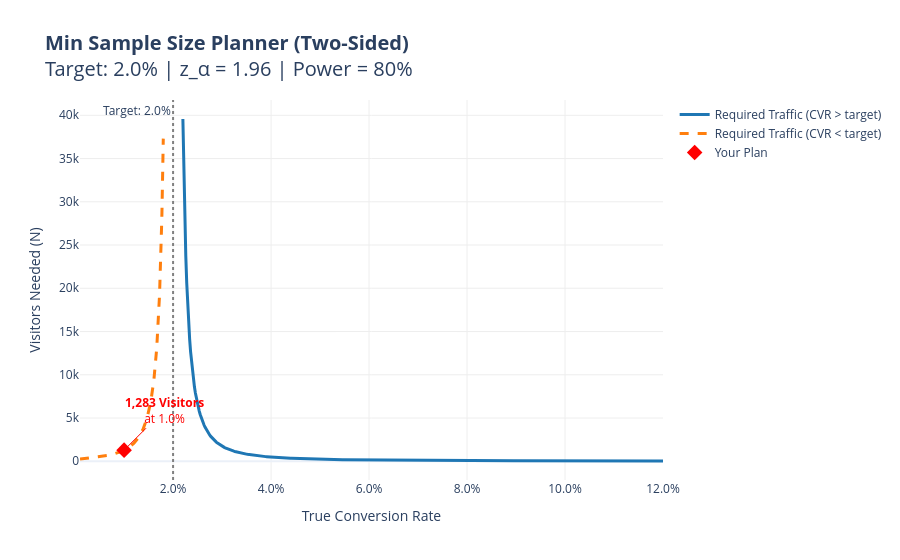
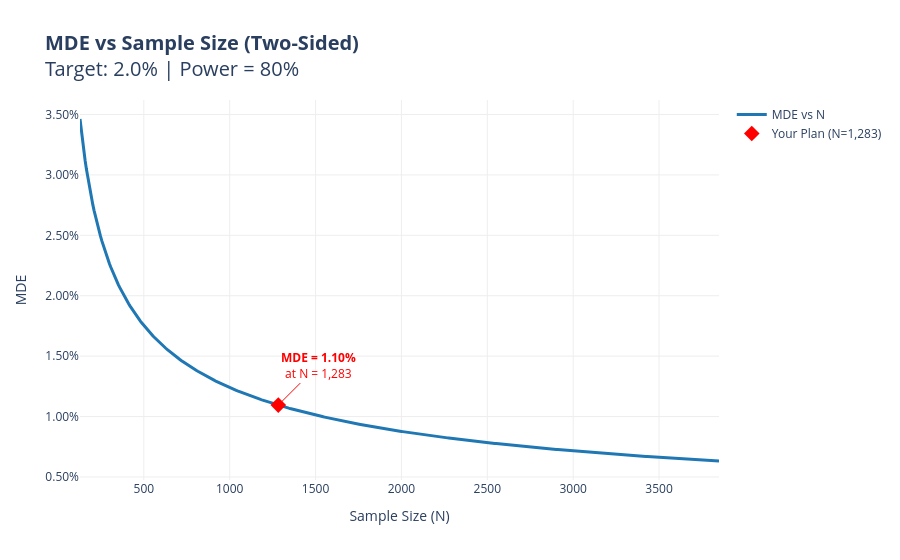

The notebook cell these images were saved under, in order:
### Code cell
planned_n = calculate_min_sample_size(
    target_rate=d["target_rate"], expected_rate=d["expected_rate"],
    two_sided=d["two_sided"], alpha=d["alpha"],
    power=d["power"], n_variants=d["n_variants"])

print()
calculate_mde(planned_n=planned_n, target_rate=d["target_rate"],
    two_sided=d["two_sided"], alpha=d["alpha"],
    power=d["power"], n_variants=d["n_variants"])

# Save computed results
config["computed"]["planned_n"] = planned_n
config["computed"]["alpha_adjusted"] = d["alpha"] / d["n_variants"]
json.dump(config, open("../test_config.json", "w"), indent=2)

### Figure 1 — Plotly figure (JSON) as saved in the notebook; plotly's stock layout.template omitted (floating-point values rounded to 4 significant figures; data arrays with more than 128 entries replaced by an {"elided": "..."} marker saying what was removed)
{"data": [{"line": {"color": "#1f77b4", "width": 3}, "mode": "lines", "name": "Required Traffic (CVR > target)", "type": "scatter", "x": {"elided": "500 float values"}, "y": {"elided": "500 float values"}}, {"line": {"color": "#ff7f0e", "dash": "dash", "width": 3}, "mode": "lines", "name": "Required Traffic (CVR < target)", "type": "scatter", "x": {"elided": "500 float values"}, "y": {"elided": "500 float values"}}, {"marker": {"color": "red", "size": 12, "symbol": "diamond"}, "mode": "markers", "name": "Your Plan", "type": "scatter", "x": [0.01], "y": [1283]}], "layout": {"annotations": [{"showarrow": false, "text": "Target: 2.0%", "x": 0.02, "xanchor": "right", "xref": "x", "y": 1, "yanchor": "top", "yref": "y domain"}, {"arrowcolor": "red", "ax": 40, "ay": -40, "font": {"color": "red", "size": 12}, "text": "<b>1,283 Visitors</b><br>at 1.0%", "x": 0.01, "y": 1283}], "plot_bgcolor": "rgba(0,0,0,0)", "shapes": [{"line": {"color": "gray", "dash": "dot"}, "type": "line", "x0": 0.02, "x1": 0.02, "xref": "x", "y0": 0, "y1": 1, "yref": "y domain"}], "title": {"font": {"size": 20}, "text": "<b>Min Sample Size Planner (Two-Sided)</b><br>Target: 2.0% | z_α = 1.96 | Power = 80%"}, "xaxis": {"gridcolor": "#eee", "showgrid": true, "tickformat": ".1%", "title": {"text": "True Conversion Rate"}}, "yaxis": {"gridcolor": "#eee", "showgrid": true, "title": {"text": "Visitors Needed (N)"}}}}

### Figure 2 — Plotly figure (JSON) as saved in the notebook; plotly's stock layout.template omitted (floating-point values rounded to 4 significant figures; data arrays with more than 128 entries replaced by an {"elided": "..."} marker saying what was removed)
{"data": [{"line": {"color": "#1f77b4", "width": 3}, "mode": "lines", "name": "MDE vs N", "type": "scatter", "x": {"elided": "500 float values"}, "y": {"elided": "500 float values"}}, {"marker": {"color": "red", "size": 12, "symbol": "diamond"}, "mode": "markers", "name": "Your Plan (N=1,283)", "type": "scatter", "x": [1283], "y": [0.01095]}], "layout": {"annotations": [{"arrowcolor": "red", "ax": 40, "ay": -40, "font": {"color": "red", "size": 12}, "text": "<b>MDE = 1.10%</b><br>at N = 1,283", "x": 1283, "y": 0.01095}], "plot_bgcolor": "rgba(0,0,0,0)", "title": {"font": {"size": 20}, "text": "<b>MDE vs Sample Size (Two-Sided)</b><br>Target: 2.0% | Power = 80%"}, "xaxis": {"gridcolor": "#eee", "showgrid": true, "title": {"text": "Sample Size (N)"}}, "yaxis": {"gridcolor": "#eee", "showgrid": true, "tickformat": ".2%", "title": {"text": "MDE"}}}}
